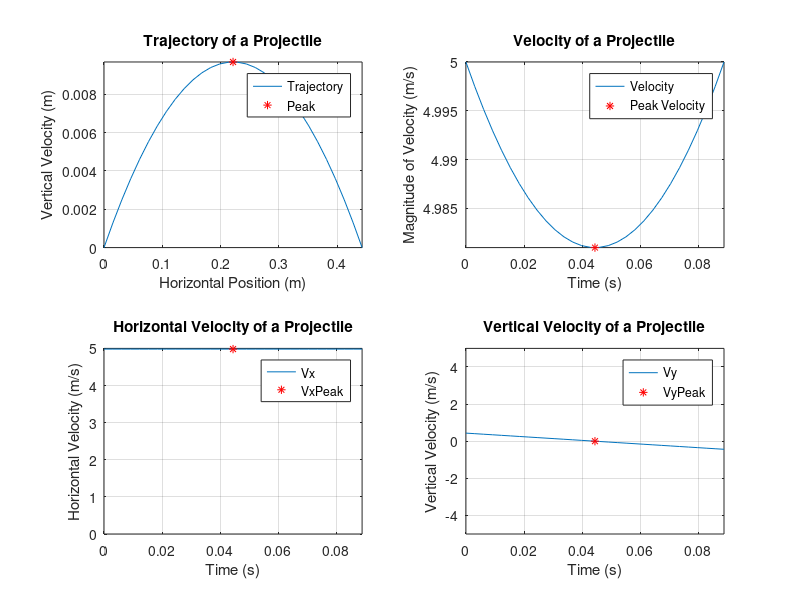

This chart was generated by the following MATLAB code:
%Clear the command window and all variables
clear %Clear the workspace variables
clc %Clear the command window contents
format default %Set the default format

%Output of the title and author to the command window
tutorial_name = "Tutorial_07_3";
name = "Andy Pacher";
assisted_by = "Nobody";
fprintf("Output for %s written by %s, with assistance from %s. \n\n", tutorial_name, name, assisted_by)

% Define GRAVITY in m/s^2
GRAVITY=9.81;

% Ask for the launch speed and direction of the projectile
vi=input('Enter the launch speed in m/s: ');
theta=input('Enter the launch angle in degrees above horizontal: ');

% Compute total time of flight and time to peak in seconds
tFlight=(2*vi*sind(theta))/GRAVITY;
tPeak=tFlight/2;

% Compute values at the peak
xPeak=vi*cosd(theta)*tPeak; % horizontal position in m
yPeak=vi*sind(theta)*tPeak - ((GRAVITY*tPeak^2)/2); % vertical position in m
vxPeak=vi*cosd(theta); % horizontal velocity in m/s (it is constant during the flight)
vyPeak=vi*sind(theta) - GRAVITY*tPeak; % vertical velocity in m/s
vPeak=sqrt(vxPeak^2 + vyPeak^2); % magnitde of velocity in m/s

% Create vectors for velocities and time
t=linspace(0,tFlight,30); % create 30 linearly spaced time values
vx=linspace(vxPeak, vxPeak, 30); % velocity x component in m/s                         
vy=vi*sind(theta) - GRAVITY.*t; % velocity y component in m/s
v=sqrt(vxPeak^2 + vy.^2);  % magnitude of velocity in m/s

% Create vectors for positions along the 30 points
x=vx.*t; % position x component
y=vi*sind(theta)*t - ((GRAVITY*t.^2)/2); % position y component

% The subplot(rows, columns, active graph) function breaks the figure
% window into the desired number of graphs and selects the active graph to
% create.
subplot(2,2,1)	%splits the figure window into 2 row and 2 columns of graphs which is 4 graphs total. 
				%The 1 represents the first graph which is the graph in row 1 and column 1 of the window.

% The following plot command creates a line graph of the x and y vectors
% and also plots the point (xPeak,yPeak) with a red asterisk
plot(x,y,xPeak,yPeak,'r*')
% axis sets [xmin, xmax,ymin,ymax] for the axes
axis([0,2*xPeak,0,yPeak])
grid on  % adds gridlines to the graph
% The following add a title, axis labels, and a legend
title('Trajectory of a Projectile')
xlabel('Horizontal Position (m)')
ylabel('Vertical Velocity (m)')
legend('Trajectory','Peak') % you may move the legend box with the mouse in the figure window

subplot(2,2,2) % graph number 2 is now active (1st row, 2nd column)

% The following plot command creates a line graph of the t and v vectors
% and also plots the point (tPeak,vPeak) with a red asterisk
plot(t,v,tPeak,vPeak,'r*')
axis([0,tFlight,vPeak,vi])
grid on
title('Velocity of a Projectile')
xlabel('Time (s)')
ylabel('Magnitude of Velocity (m/s)')
legend('Velocity','Peak Velocity') 

subplot(2,2,3) % graph number 3 is now active (2nd row, 1st column)

% The following plot command creates a line graph of the t and vx vectors
% and also plots the point (tPeak,vxPeak) with a red asterisk
plot(t,vx,tPeak,vxPeak,'r*')
axis([0,tFlight,0,vi])
grid on
title('Horizontal Velocity of a Projectile')
xlabel('Time (s)')
ylabel('Horizontal Velocity (m/s)')
legend('Vx','VxPeak')

subplot(2,2,4) % graph number 4 is now active (2nd row, 2nd column)

% The following plot command creates a line graph of the t and vy vectors
% and also plots the point (tPeak,vyPeak) with a red asterisk
plot(t,vy,tPeak,vyPeak,'r*')
axis([0,tFlight,-vi,vi])
grid on
title('Vertical Velocity of a Projectile')
xlabel('Time (s)')
ylabel('Vertical Velocity (m/s)')
legend('Vy','VyPeak')

%end tutorial